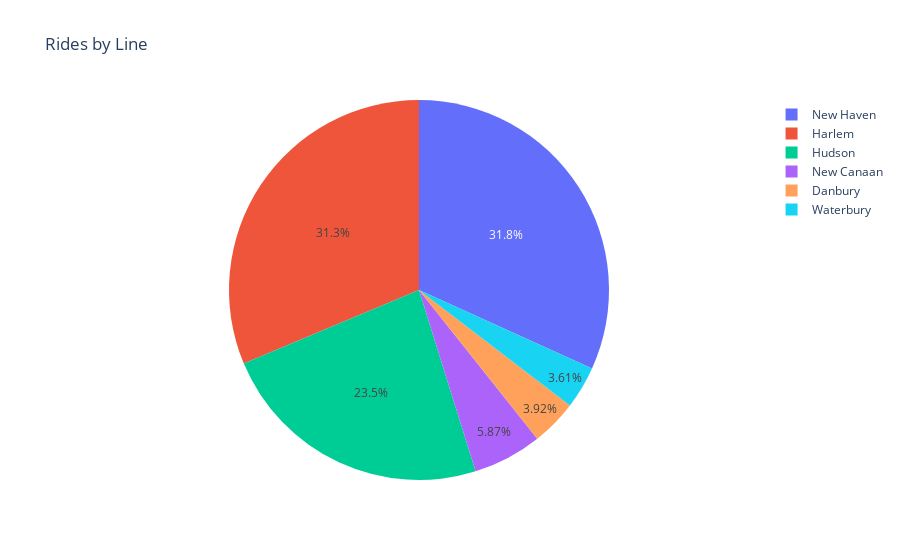

Source (notebook cell):
### Code cell
train_lines = sorted(list({train["train_line"] for train in train_list}))
graph_for_lines = {}
for train_line in train_lines:
    total_train_in_route = sum(1 for train in train_list if train["train_line"] == train_line)
    graph_for_lines[train_line] = total_train_in_route

graph_for_lines = pd.DataFrame(list(graph_for_lines.items()), columns=["train_line", "value"])

# Create the pie chart
fig = px.pie(graph_for_lines, names="train_line", values="value", title="Rides by Line")
fig.show()

### Figure 1 — Plotly figure (JSON) as saved in the notebook; plotly's stock layout.template omitted (floating-point values rounded to 4 significant figures)
{"data": [{"domain": {"x": [0, 1], "y": [0, 1]}, "hovertemplate": "train_line=%{label}<br>value=%{value}<extra></extra>", "labels": ["Danbury", "Harlem", "Hudson", "New Canaan", "New Haven", "Waterbury"], "legendgroup": "", "name": "", "showlegend": true, "type": "pie", "values": [26, 208, 156, 39, 211, 24]}], "layout": {"legend": {"tracegroupgap": 0}, "title": {"text": "Rides by Line"}}}
